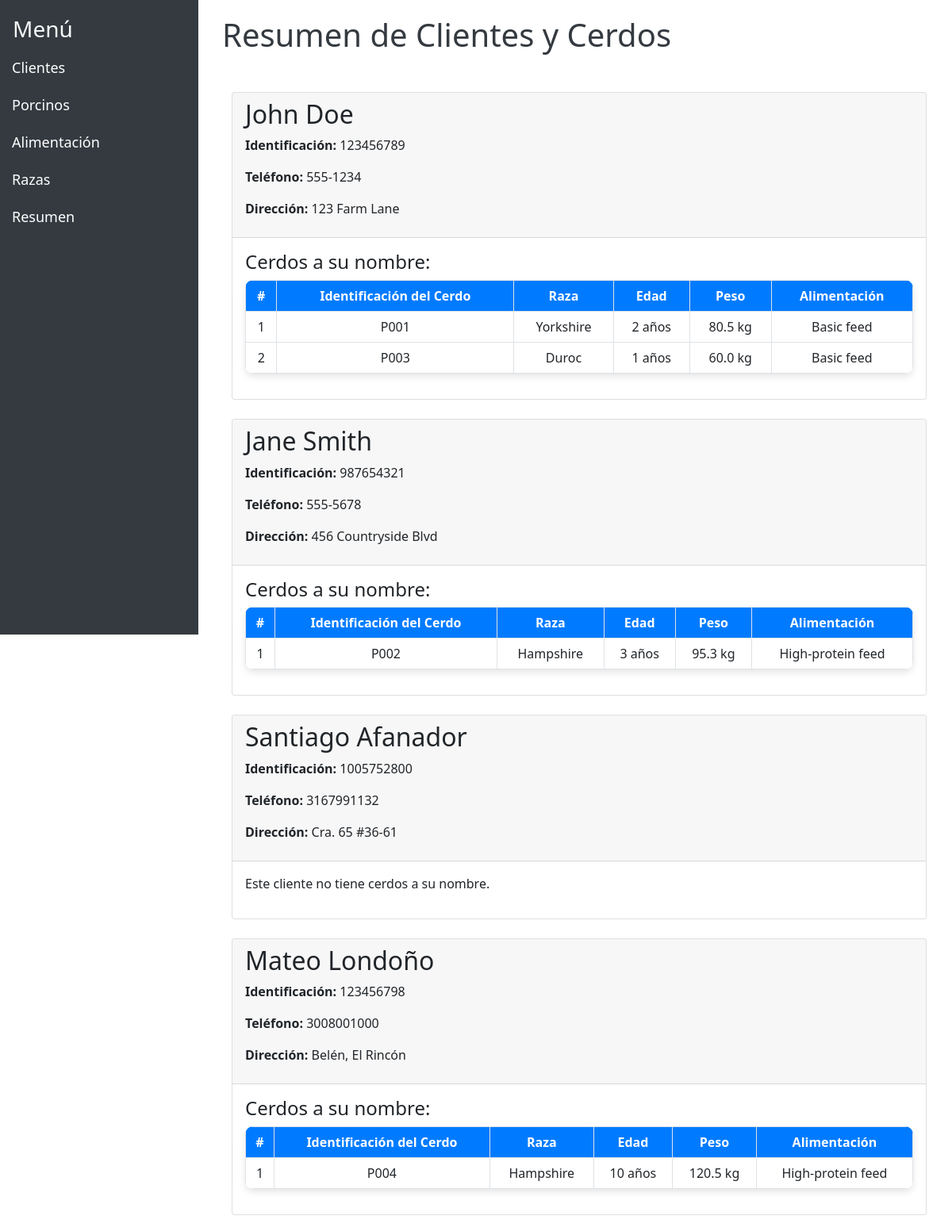
The page /summary/ on the database its author committed.
### myapp/models.py (models this page shows, shortened)
class Customer(models.Model):
    id_customer = models.AutoField(primary_key=True)
    identification = models.CharField(max_length=100, unique=True)
    first_name = models.CharField(max_length=100)
    last_name = models.CharField(max_length=100)
    address = models.TextField(null=True, blank=True, default=None  )
    phone_number = models.CharField(max_length=15, unique=True)
    class Meta:
        db_table = "tbl_customers"
        verbose_name = "Customer"
        verbose_name_plural = "Customers"
        constraints = [
            models.UniqueConstraint(fields=['first_name', 'last_name'], name='unique_customer_name')
        ]
        indexes = [
            models.Index(fields=['identification']),
        ]

class Porcine(models.Model):
    id_porcine = models.AutoField(primary_key=True)
    identification = models.CharField(max_length=100, unique=True)
    breed = models.ForeignKey(Breed, null=True, blank=True, on_delete=models.SET_NULL)
    age = models.IntegerField()
    weight = models.FloatField()
    feeding = models.ForeignKey(Feeding, null=True, blank=True, on_delete=models.SET_NULL)
    customer = models.ForeignKey(Customer, on_delete=models.CASCADE)
    class Meta:
        db_table = "tbl_porcines"
        verbose_name = "Porcine"
        verbose_name_plural = "Porcines"
        constraints = [
            models.CheckConstraint(check=Q(age__gt=0), name='age_gt_zero'),
            models.CheckConstraint(check=Q(weight__gt=0), name='weight_gt_zero'),
        ]
        indexes = [
            models.Index(fields=['identification']),
        ]

class Breed(models.Model):
    id_breed = models.AutoField(primary_key=True)
    breed_name = models.CharField(max_length=100, unique=True)
    class Meta:
        db_table = "tbl_breeds"
        verbose_name = "Breed"
        verbose_name_plural = "Breeds"

class Feeding(models.Model):
    id_feeding = models.AutoField(primary_key=True)
    description = models.CharField(max_length=255, unique=True)
    dosage = models.FloatField()
    class Meta:
        db_table = 'tbl_feeding'
        verbose_name = "Feeding"
        constraints = [
            models.CheckConstraint(condition=Q(dosage__gt=0), name='dosage_gt_zero')
        ]

### myapp/views.py (the view)
# urls.py: path('summary/', views.customer_porcine_summary, name='customer_porcine_summary'),
def customer_porcine_summary(request):
    customers = Customer.objects.all().prefetch_related('porcine_set__breed', 'porcine_set__feeding')
    return render(request, 'myapp/customer_porcine_summary.html', {'customers': customers})

### myapp/templates/myapp/customer_porcine_summary.html (shortened to what this page needs)
<html lang="es">
<head>
    <link href="https://cdn.jsdelivr.net/npm/bootstrap@5.0.0-beta1/dist/css/bootstrap.min.css" rel="stylesheet">
        <link rel="stylesheet" href="../static/css/style.css">
      </head>
      <body>
        {% extends 'base.html' %}
{% block content %}
  <h1>Resumen de Clientes y Cerdos</h1>
        <div class="container mt-5">
          {% for customer in customers %}
          <div class="card mt-4">
            <div class="card-header">
              <h2>{{ customer.first_name }} {{ customer.last_name }}</h2>
              <p><strong>Identificación:</strong> {{ customer.identification }}</p>
              <p><strong>Teléfono:</strong> {{ customer.phone_number }}</p>
              <p><strong>Dirección:</strong> {{ customer.address }}</p>
            </div>
            <div class="card-body">
              {% if customer.porcine_set.all %}
              <h4>Cerdos a su nombre:</h4>
              <table class="table table-bordered table-hover">
                <thead class="text-center">
                  <tr>
                    <th>#</th>
                    <th>Identificación del Cerdo</th>
                    <th>Raza</th>
                    <th>Edad</th>
                    <th>Peso</th>
                    <th>Alimentación</th>
                  </tr>
                </thead>
                <tbody class="text-center">
                  {% for porcine in customer.porcine_set.all %}
                  <tr>
                    <td>{{ forloop.counter }}</td>
                    <td>{{ porcine.identification }}</td>
                    <td>{{ porcine.breed.breed_name}}</td>
                    <td>{{ porcine.age }} años</td>
                    <td>{{ porcine.weight }} kg</td>
                    <td>{{ porcine.feeding.description}}</td>
                  </tr>
                  {% endfor %}
                </tbody>
              </table>
              {% else %}
              <p>Este cliente no tiene cerdos a su nombre.</p>
              {% endif %}
            </div>
          </div>
          {% endfor %}
        </div>
      </body>
      {% endblock %}

### myapp/static/css/style.css (style rules this page uses)
body { font-family: Arial, sans-serif; background-color: #f4f4f4; color: #333; }
.container { margin-top: 50px; }
.table { box-shadow: 0px 4px 8px rgba(0, 0, 0, 0.1); border-radius: 10px; overflow: hidden; }
h1 { font-weight: bold; color: #343a40; }
thead { background-color: #007bff; color: white; }

### rows shown on the page
Customer: first_name "John", last_name "Doe", identification "123456789", phone_number "555-1234", address "123 Farm Lane"
Porcine: identification "P001", breed.breed_name "Yorkshire", age "2", weight "80.5", feeding.description "Basic feed"
Porcine: identification "P003", breed.breed_name "Duroc", age "1", weight "60.0", feeding.description "Basic feed"
Customer: first_name "Jane", last_name "Smith", identification "987654321", phone_number "555-5678", address "456 Countryside Blvd"
Porcine: identification "P002", breed.breed_name "Hampshire", age "3", weight "95.3", feeding.description "High-protein feed"
Customer: first_name "Santiago", last_name "Afanador", identification "1005752800", phone_number "3167991132", address "Cra. 65 #36-61", shows "Este cliente no tiene cerdos a su nombre."
Customer: first_name "Mateo", last_name "Londoño", identification "123456798", phone_number "3008001000", address "Belén, El Rincón"
Porcine: identification "P004", breed.breed_name "Hampshire", age "10", weight "120.5", feeding.description "High-protein feed"
